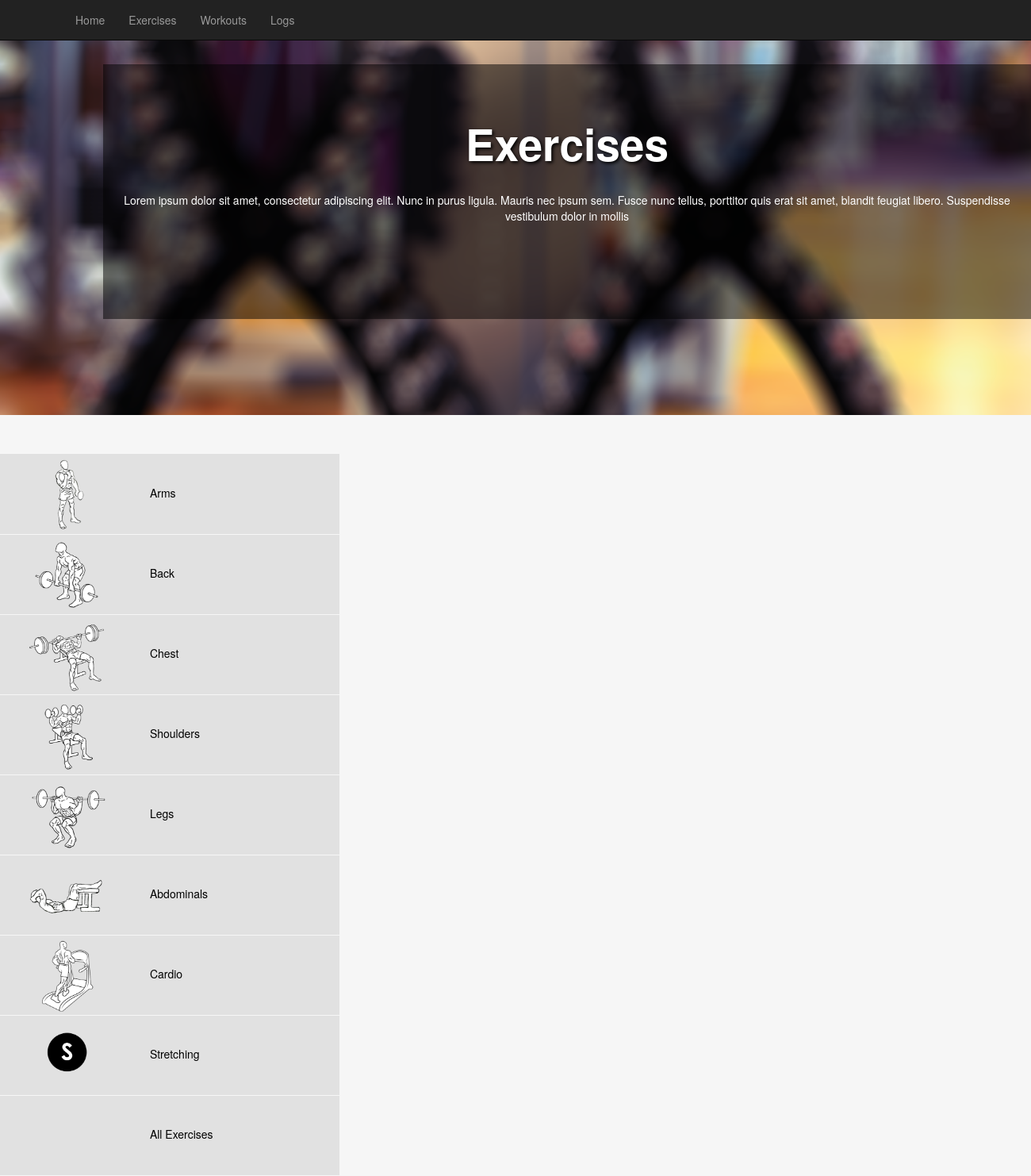
The page /prototype_training/exercises_extra.php on the database its author committed.
### tables this page shows
CREATE TABLE IF NOT EXISTS `exercises` (
  `id` int(11) NOT NULL AUTO_INCREMENT,
  `menu_name` varchar(30) NOT NULL,
  `position` int(3) NOT NULL,
  `color` tinyint(1) NOT NULL,
  PRIMARY KEY (`id`)
);

### prototype_training/include/functions.php (called while the page is built, shortened)
<?php
	function find_all_exercises(){
		global $connection;
		$query = "SELECT * ";
		$query .= "FROM exercises ";
		$query .= "ORDER BY id ASC";
		$exercise_set = mysqli_query($connection, $query);
		return $exercise_set;
	}
?>

### prototype_training/exercises_extra.php (the view, shortened to what this page needs)
<?php require_once("include/db_connection.php"); ?>
<?php require_once("include/functions.php"); ?>
<?php include("include/header.php"); ?>
		<h1>Exercises</h1>
		<div id="page-content">
		<p>Lorem ipsum dolor sit amet, consectetur adipiscing elit. Nunc in purus ligula.
			Mauris nec ipsum sem. Fusce nunc tellus, porttitor quis erat sit amet, blandit feugiat libero.
			Suspendisse vestibulum dolor in mollis
		</p>
		</div>
	</dov>
</div>
</header>
<article>
	<div class="row">
		<div class="col-sm-4 sidebar hidden-xs box1">
			<?php $muscle_group_set = find_all_exercises(); ?>
			<?php while ($muscle_group = mysqli_fetch_assoc($muscle_group_set)) { ?>
			<a href="exercises_extra.php?exercise=<?php echo urldecode($muscle_group['id']); ?>">
				<div class="row">
					<img src="images/exercises/<?php echo $muscle_group['id'] ?>.png">
						<?php echo $muscle_group['menu_name']; ?>
				</div>
			</a>
			<?php } ?>
		</div>
		<div class="col-sm-8 main-content">
			</div>
		</div>
</article>
<?php include("include/footer.php") ?>

### prototype_training/stylesheets/style.css (style rules this page uses)
html { height: 100%; width: 100%; }
body { height: 100%; width: 100%; margin: 0; padding: 0; border: 0; color: #ffffff; }
header h1 { font-size: 55px; margin-top: 50px; padding-bottom: 20px; font-weight: 900; text-align: center; text-shadow: 2px 2px 4px black; }
article { text-align: center; }

### prototype_training/stylesheets/content.css (style rules this page uses)
header p { margin-bottom: 100px; }
body { background-color: #f6f6f6; }
article { color: black; margin-top: 170px; }
.main-content { background-color: #f6f6f6; height: 100%; }
.box1 { padding-top: 1px; background-color: #e1e1e1; }
.sidebar { text-align: left; }
.sidebar a { text-decoration: none; color: #000000; }
.sidebar img { width: 100px; height: 100px; margin-left: 50px; margin-right: 50px; }
.sidebar .row { border-bottom: 1px solid #f6f6f6; }

### prototype_training/stylesheets/background2.css (style rules this page uses)
body { background-image: url("../images/background2.png"); background-repeat: no-repeat; background-size: auto; }

### rows shown on the page
exercises: shows a picture, menu_name "Arms"
exercises: shows a picture, menu_name "Back"
exercises: shows a picture, menu_name "Chest"
exercises: shows a picture, menu_name "Shoulders"
exercises: shows a picture, menu_name "Legs"
exercises: shows a picture, menu_name "Abdominals"
exercises: shows a picture, menu_name "Cardio"
exercises: shows a picture, menu_name "Stretching"
exercises: shows a picture, menu_name "All Exercises"
